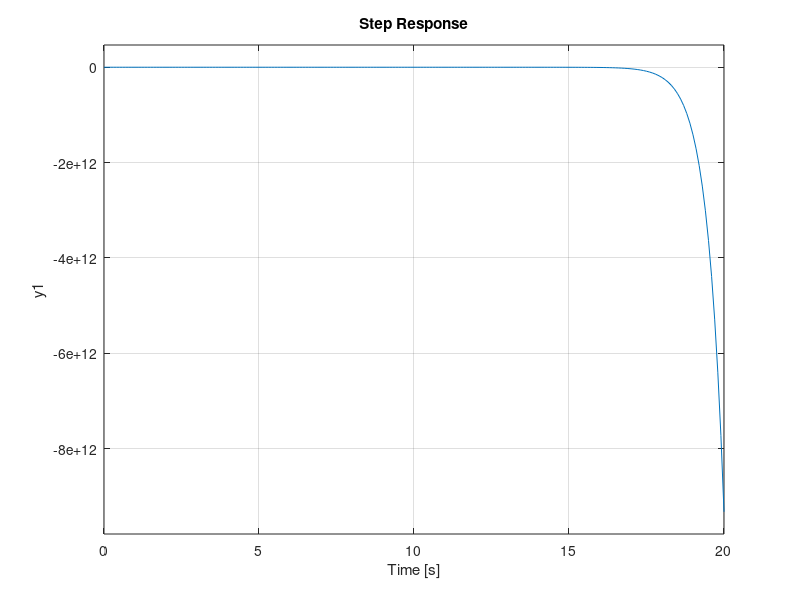

The MATLAB source for this figure:
%Clear
clear
clc
close all

%% Number 2
%% Define G1, G2, G3, G4, H1, H2, & H3

G1_num = [0 0 1];
G1_den = [1 0 0];
G1 = tf(G1_num,G1_den);

G2_num = [0 0 1];
G2_den = [1 1];
G2 = tf(G2_num,G2_den);

G3_num = [0 1];
G3_den = [1 0];
G3 = tf(G3_num,G3_den);

G4_num = [1];
G4_den = [2 0];
G4 = tf(G4_num,G4_den);

H1_num = [0 1];
H1_den = [1 0];
H1 = tf(H1_num,H1_den);

H2_num = [0 1];
H2_den = [1 -1];
H2 = tf(H2_num,H2_den);

H3_num = [0 1];
H3_den = [1 -2];
H3 = tf(H3_num,H3_den);

%% Reduced Block Diagram

% G2 and H2 
G2H2_num = conv(G2_num,H2_num);
G2H2_den = conv(G2_den,H2_den);
TF_G3H2 = tf(G2H2_num,G2H2_den);

% G2H2 and G3
G3G2H2_num = conv(G2H2_den,G3_num);
G3G2H2_den_multi = conv(G2H2_den,G3_den);

G3G2H2_den_add = [0 0 0 1];
G3G2H2_den = G3G2H2_den_multi + G3G2H2_den_add;
TF_G2G3H2 = tf(G3G2H2_num,G3G2H2_den);

% G2 and H2 
G1G2_num = conv(G1_num,G2_num);
G1G2_den = conv(G1_den,G2_den);
TF_G1G2 = tf(G1G2_num,G1G2_den);

% G3G2H2 and G4H3
G2G3G4H2H3_num = conv(G3G2H2_num,H3_den);
G2G3G4H2H3_den = conv(G3G2H2_den,H3_den);

G2G3G4H2H3_multi = conv(G2G3G4H2H3_den,G4_den);
G2G3G4H2H3_den = G2G3G4H2H3_multi + [0 0 0 1 0 -1];
TF_G2G3G4H2H3 = tf(G2G3G4H2H3_num,G2G3G4H2H3_den);

% G2G3G4H2H3 and G1
G1G2G3G4H2H1_num = [1 -3 2];
G1G2G3G4H2H1_den = conv(G2G3G4H2H3_den,G1_den);
TF_G1G2G3G4H2H1 = tf(G1G2G3G4H2H1_num,G1G2G3G4H2H1_den);

% G1G2G3G4H2 and H1
G1G2G3G4H1H2H3_num = conv(H1_num,G1G2G3G4H2H1_num);
G1G2G3G4H1H2H3_multi = conv(G1G2G3G4H2H1_den,H1_den);

G1G2G3G4H1H2H3_den = G1G2G3G4H1H2H3_multi + [0 0 0 0 0 0 1 -3 2];
TF_reduced = tf(G1G2G3G4H1H2H3_num,G1G2G3G4H1H2H3_den)

%%STEP RESPONSE
step(TF_reduced,0:0.1:20)